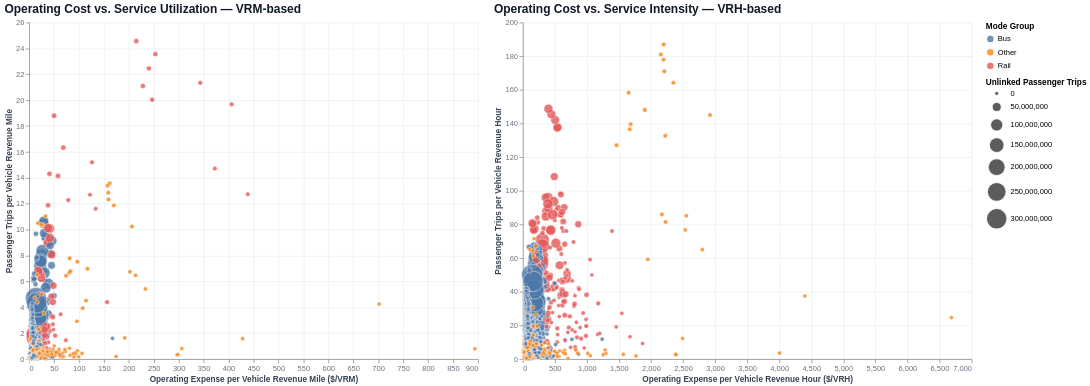

Here is the notebook cell this chart was saved with:
### Markdown cell above
### Operating Efficiency: Cost vs. Service Utilization and Service Intensity

### Code cell
df_eff = df_opex_ca.copy()
df_eff["opex_per_vrm"] = df_eff["operating_expenses_total"] / df_eff["vehicle_revenue_miles"]
df_eff["trips_per_vrm"] = df_eff["unlinked_passenger_trips"] / df_eff["vehicle_revenue_miles"]

opex_vrm = grouped_scatter(
    df_eff, "opex_per_vrm", "trips_per_vrm",
    group_column="mode_group", size_column="unlinked_passenger_trips",
    label_column="source_agency",
    tooltip_columns=["source_agency", "mode_group", "opex_per_vrm", "trips_per_vrm"],
    x_title="Operating Expense per Vehicle Revenue Mile ($/VRM)",
    y_title="Passenger Trips per Vehicle Revenue Mile",
    chart_title="Operating Cost vs. Service Utilization — VRM-based"
)


df_eff["opex_per_vrh"] = df_eff["operating_expenses_total"] / df_eff["vehicle_revenue_hours"]
df_eff["trips_per_vrh"] = df_eff["unlinked_passenger_trips"] / df_eff["vehicle_revenue_hours"]

opex_vrh = grouped_scatter(
    df_eff, "opex_per_vrh", "trips_per_vrh",
    group_column="mode_group", size_column="unlinked_passenger_trips",
    label_column="source_agency",
    tooltip_columns=["source_agency", "mode_group", "opex_per_vrh", "trips_per_vrh"],
    x_title="Operating Expense per Vehicle Revenue Hour ($/VRH)",
    y_title="Passenger Trips per Vehicle Revenue Hour",
    chart_title="Operating Cost vs. Service Intensity — VRH-based"
)


service_utilization_chart = alt.hconcat(opex_vrm, opex_vrh).configure_view(
    strokeWidth=0
).configure_axis(
    labelFont="Arial", titleFont="Arial"
).configure_title(
    font="Arial"
)

service_utilization_chart

### Figure 1 — Vega specification as saved in the notebook (floating-point values rounded to 4 significant figures; data arrays with more than 128 entries replaced by an {"elided": "..."} marker saying what was removed)
{"$schema": "https://vega.github.io/schema/vega/v6.json", "data": [{"name": "source_0", "values": {"elided": "4199 records"}}, {"name": "source_1", "values": {"elided": "4199 records"}}, {"name": "source_0_color_domain_mode_group_0", "values": [{"mode_group": "Rail"}, {"mode_group": "Bus"}, {"mode_group": "Other"}]}, {"name": "source_1_color_domain_mode_group_1", "values": [{"mode_group": "Rail"}, {"mode_group": "Bus"}, {"mode_group": "Other"}]}, {"name": "source_0_concat_0_x_domain_opex_per_vrm", "values": [{"min": 0.43, "max": 893.8}]}, {"name": "source_0_concat_0_y_domain_trips_per_vrm", "values": [{"min": 0.006209, "max": 24.56}]}, {"name": "source_1_concat_1_x_domain_opex_per_vrh", "values": [{"min": 7.764, "max": 6685.0}]}, {"name": "source_1_concat_1_y_domain_trips_per_vrh", "values": [{"min": 0.09951, "max": 186.9}]}], "signals": [{"name": "childWidth", "value": 600}], "marks": [{"type": "group", "name": "concat_0_group", "encode": {"update": {"height": {"signal": "height"}, "width": {"signal": "childWidth"}}}, "marks": [{"type": "symbol", "name": "concat_0_marks", "from": {"data": "source_0"}, "encode": {"update": {"tooltip": {"signal": "{\"source_agency\": isValid(datum[\"source_agency\"]) ? isArray(datum[\"source_agency\"]) ? join(datum[\"source_agency\"], '\\n') : datum[\"source_agency\"] : \"\"+datum[\"source_agency\"], \"mode_group\": isValid(datum[\"mode_group\"]) ? isArray(datum[\"mode_group\"]) ? join(datum[\"mode_group\"], '\\n') : datum[\"mode_group\"] : \"\"+datum[\"mode_group\"], \"opex_per_vrm\": format(datum[\"opex_per_vrm\"], \"\"), \"trips_per_vrm\": format(datum[\"trips_per_vrm\"], \"\")}"}, "strokeWidth": {"value": 0.7}, "size": {"field": "unlinked_passenger_trips", "scale": "size"}, "opacity": {"value": 0.8}, "shape": {"value": "circle"}, "stroke": {"value": "white"}, "y": {"field": "trips_per_vrm", "scale": "concat_0_y"}, "x": {"field": "opex_per_vrm", "scale": "concat_0_x"}, "fill": {"field": "mode_group", "scale": "color"}}}, "style": ["circle"]}], "axes": [{"scale": "concat_0_x", "domain": false, "grid": true, "gridColor": "#E5E7EB", "labels": false, "ticks": false, "orient": "bottom", "minExtent": 0, "zindex": 0, "gridScale": "concat_0_y", "aria": false, "maxExtent": 0, "tickCount": {"signal": "ceil(childWidth/40)"}, "gridOpacity": 0.7}, {"scale": "concat_0_y", "orient": "left", "aria": false, "minExtent": 0, "zindex": 0, "domain": false, "gridOpacity": 0.7, "gridColor": "#E5E7EB", "tickCount": {"signal": "ceil(height/40)"}, "maxExtent": 0, "ticks": false, "gridScale": "concat_0_x", "grid": true, "labels": false}, {"scale": "concat_0_x", "labelFlush": true, "orient": "bottom", "titleColor": "#374151", "title": "Operating Expense per Vehicle Revenue Mile ($/VRM)", "labelOverlap": true, "tickCount": {"signal": "ceil(childWidth/40)"}, "grid": false, "zindex": 0, "labelColor": "#6B7280"}, {"scale": "concat_0_y", "orient": "left", "title": "Passenger Trips per Vehicle Revenue Mile", "grid": false, "labelColor": "#6B7280", "labelOverlap": true, "titleColor": "#374151", "tickCount": {"signal": "ceil(height/40)"}, "zindex": 0}], "title": {"text": "Operating Cost vs. Service Utilization — VRM-based", "anchor": "start", "color": "#111827", "fontWeight": 600, "fontSize": 16}, "style": "cell"}, {"type": "group", "name": "concat_1_group", "encode": {"update": {"width": {"signal": "childWidth"}, "height": {"signal": "height"}}}, "marks": [{"type": "symbol", "name": "concat_1_marks", "from": {"data": "source_1"}, "encode": {"update": {"stroke": {"value": "white"}, "strokeWidth": {"value": 0.7}, "x": {"field": "opex_per_vrh", "scale": "concat_1_x"}, "tooltip": {"signal": "{\"source_agency\": isValid(datum[\"source_agency\"]) ? isArray(datum[\"source_agency\"]) ? join(datum[\"source_agency\"], '\\n') : datum[\"source_agency\"] : \"\"+datum[\"source_agency\"], \"mode_group\": isValid(datum[\"mode_group\"]) ? isArray(datum[\"mode_group\"]) ? join(datum[\"mode_group\"], '\\n') : datum[\"mode_group\"] : \"\"+datum[\"mode_group\"], \"opex_per_vrh\": format(datum[\"opex_per_vrh\"], \"\"), \"trips_per_vrh\": format(datum[\"trips_per_vrh\"], \"\")}"}, "fill": {"field": "mode_group", "scale": "color"}, "opacity": {"value": 0.8}, "size": {"field": "unlinked_passenger_trips", "scale": "size"}, "shape": {"value": "circle"}, "y": {"field": "trips_per_vrh", "scale": "concat_1_y"}}}, "style": ["circle"]}], "axes": [{"scale": "concat_1_x", "gridOpacity": 0.7, "gridColor": "#E5E7EB", "zindex": 0, "tickCount": {"signal": "ceil(childWidth/40)"}, "labels": false, "grid": true, "maxExtent": 0, "minExtent": 0, "aria": false, "ticks": false, "orient": "bottom", "domain": false, "gridScale": "concat_1_y"}, {"scale": "concat_1_y", "maxExtent": 0, "ticks": false, "zindex": 0, "orient": "left", "domain": false, "labels": false, "minExtent": 0, "gridColor": "#E5E7EB", "gridScale": "concat_1_x", "grid": true, "gridOpacity": 0.7, "tickCount": {"signal": "ceil(height/40)"}, "aria": false}, {"scale": "concat_1_x", "orient": "bottom", "zindex": 0, "titleColor": "#374151", "tickCount": {"signal": "ceil(childWidth/40)"}, "labelFlush": true, "labelColor": "#6B7280", "grid": false, "title": "Operating Expense per Vehicle Revenue Hour ($/VRH)", "labelOverlap": true}, {"scale": "concat_1_y", "zindex": 0, "labelColor": "#6B7280", "grid": false, "tickCount": {"signal": "ceil(height/40)"}, "labelOverlap": true, "orient": "left", "titleColor": "#374151", "title": "Passenger Trips per Vehicle Revenue Hour"}], "title": {"text": "Operating Cost vs. Service Intensity — VRH-based", "fontSize": 16, "color": "#111827", "fontWeight": 600, "anchor": "start"}, "style": "cell"}], "scales": [{"name": "color", "type": "ordinal", "domain": {"fields": [{"data": "source_0_color_domain_mode_group_0", "field": "mode_group"}, {"data": "source_1_color_domain_mode_group_1", "field": "mode_group"}], "sort": true}, "range": "category"}, {"name": "size", "type": "linear", "domain": {"fields": [{"data": "source_0", "field": "unlinked_passenger_trips"}, {"data": "source_1", "field": "unlinked_passenger_trips"}]}, "range": [30, 800], "zero": true}, {"name": "concat_0_x", "type": "linear", "domain": [{"signal": "(data(\"source_0_concat_0_x_domain_opex_per_vrm\")[0] || {}).min"}, {"signal": "(data(\"source_0_concat_0_x_domain_opex_per_vrm\")[0] || {}).max"}], "range": [0, {"signal": "childWidth"}], "zero": true, "nice": true}, {"name": "concat_0_y", "type": "linear", "domain": [{"signal": "(data(\"source_0_concat_0_y_domain_trips_per_vrm\")[0] || {}).min"}, {"signal": "(data(\"source_0_concat_0_y_domain_trips_per_vrm\")[0] || {}).max"}], "range": [{"signal": "height"}, 0], "zero": true, "nice": true}, {"name": "concat_1_x", "type": "linear", "domain": [{"signal": "(data(\"source_1_concat_1_x_domain_opex_per_vrh\")[0] || {}).min"}, {"signal": "(data(\"source_1_concat_1_x_domain_opex_per_vrh\")[0] || {}).max"}], "range": [0, {"signal": "childWidth"}], "zero": true, "nice": true}, {"name": "concat_1_y", "type": "linear", "domain": [{"signal": "(data(\"source_1_concat_1_y_domain_trips_per_vrh\")[0] || {}).min"}, {"signal": "(data(\"source_1_concat_1_y_domain_trips_per_vrh\")[0] || {}).max"}], "range": [{"signal": "height"}, 0], "nice": true, "zero": true}], "config": {"axis": {"labelFont": "Arial", "titleFont": "Arial"}, "style": {"cell": {"strokeWidth": 0}, "group-title": {"font": "Arial"}}}, "background": "white", "layout": {"padding": 20, "bounds": "full", "align": "each"}, "padding": 5, "height": 450, "legends": [{"title": "Mode Group", "fill": "color", "symbolType": "circle", "encode": {"symbols": {"update": {"stroke": {"value": "white"}, "opacity": {"value": 0.8}}}}}, {"title": "Unlinked Passenger Trips", "size": "size", "symbolType": "circle", "encode": {"symbols": {"update": {"fill": {"value": "black"}, "stroke": {"value": "white"}, "fillOpacity": {"value": 0.8}, "opacity": {"value": 0.8}}}}}]}
